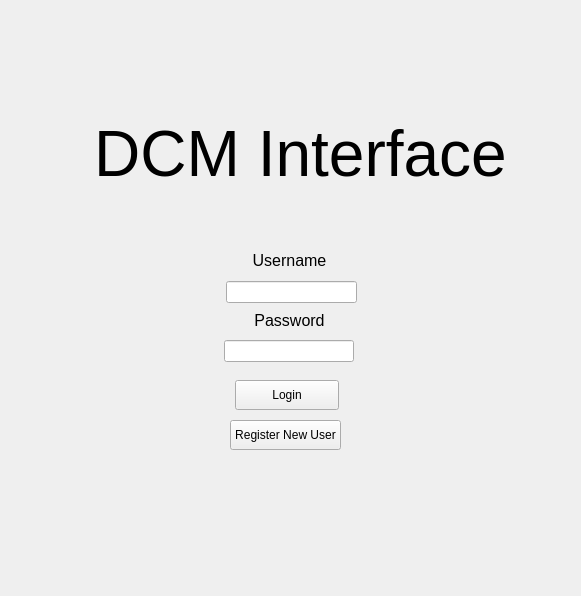
<?xml version="1.0" encoding="UTF-8"?>
<ui version="4.0">
 <class>Form</class>
 <widget class="QWidget" name="Form">
  <property name="geometry">
   <rect>
    <x>0</x>
    <y>0</y>
    <width>581</width>
    <height>596</height>
   </rect>
  </property>
  <property name="windowTitle">
   <string>Form</string>
  </property>
  <widget class="QPushButton" name="RegisterUser_2">
   <property name="geometry">
    <rect>
     <x>230</x>
     <y>420</y>
     <width>111</width>
     <height>30</height>
    </rect>
   </property>
   <property name="text">
    <string>Register New User</string>
   </property>
  </widget>
  <widget class="QLabel" name="UsernameLabel_2">
   <property name="geometry">
    <rect>
     <x>234</x>
     <y>245</y>
     <width>111</width>
     <height>31</height>
    </rect>
   </property>
   <property name="text">
    <string>&lt;html&gt;&lt;head/&gt;&lt;body&gt;&lt;p align=&quot;center&quot;&gt;&lt;span style=&quot; font-size:12pt;&quot;&gt;Username&lt;/span&gt;&lt;/p&gt;&lt;/body&gt;&lt;/html&gt;</string>
   </property>
  </widget>
  <widget class="QPushButton" name="LogIn_2">
   <property name="geometry">
    <rect>
     <x>235</x>
     <y>380</y>
     <width>104</width>
     <height>30</height>
    </rect>
   </property>
   <property name="text">
    <string>Login</string>
   </property>
  </widget>
  <widget class="QLineEdit" name="UsernameEntryBox_2">
   <property name="geometry">
    <rect>
     <x>226</x>
     <y>281</y>
     <width>131</width>
     <height>22</height>
    </rect>
   </property>
   <property name="text">
    <string/>
   </property>
  </widget>
  <widget class="QLabel" name="DCMTitle_2">
   <property name="enabled">
    <bool>true</bool>
   </property>
   <property name="geometry">
    <rect>
     <x>40</x>
     <y>100</y>
     <width>521</width>
     <height>111</height>
    </rect>
   </property>
   <property name="font">
    <font>
     <pointsize>23</pointsize>
     <bold>false</bold>
    </font>
   </property>
   <property name="text">
    <string>&lt;html&gt;&lt;head/&gt;&lt;body&gt;&lt;p align=&quot;center&quot;&gt;&lt;span style=&quot; font-size:48pt;&quot;&gt;DCM Interface&lt;/span&gt;&lt;/p&gt;&lt;/body&gt;&lt;/html&gt;</string>
   </property>
  </widget>
  <widget class="QLabel" name="PasswordLabel_2">
   <property name="geometry">
    <rect>
     <x>234</x>
     <y>305</y>
     <width>111</width>
     <height>31</height>
    </rect>
   </property>
   <property name="text">
    <string>&lt;html&gt;&lt;head/&gt;&lt;body&gt;&lt;p align=&quot;center&quot;&gt;&lt;span style=&quot; font-size:12pt;&quot;&gt;Password&lt;/span&gt;&lt;/p&gt;&lt;/body&gt;&lt;/html&gt;</string>
   </property>
  </widget>
  <widget class="QLineEdit" name="PasswordEntryBox_2">
   <property name="geometry">
    <rect>
     <x>224</x>
     <y>340</y>
     <width>130</width>
     <height>22</height>
    </rect>
   </property>
   <property name="text">
    <string/>
   </property>
  </widget>
  <widget class="QLabel" name="LoginError">
   <property name="geometry">
    <rect>
     <x>196</x>
     <y>460</y>
     <width>180</width>
     <height>20</height>
    </rect>
   </property>
   <property name="text">
    <string/>
   </property>
   <property name="textFormat">
    <enum>Qt::TextFormat::PlainText</enum>
   </property>
  </widget>
 </widget>
 <resources/>
 <connections/>
</ui>
